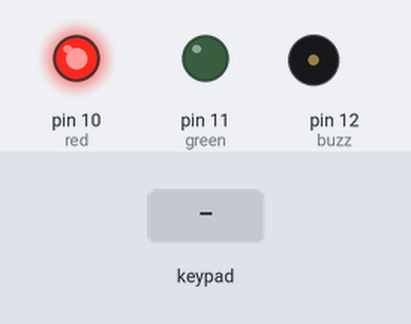
The sketch below on a simulated Arduino Uno, built with avr-gcc and run on an emulated ATmega328P. On the bench: output pins drawn as LEDs (lit = HIGH), buzzer (waves = sounding). Inputs (shaded band) come from the test bench. What the sketch prints to the serial monitor is not drawn.

Above: at 1.2 s.
1.3 s: keypad keys 1 5 2 0 pressed 0.4 s apart
At 5.3 s:
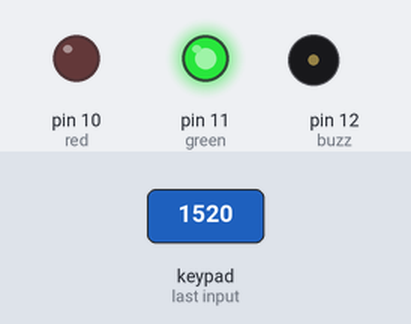
5.9 s: keypad keys 9 8 7 6 pressed 0.4 s apart
At 9.2 s:
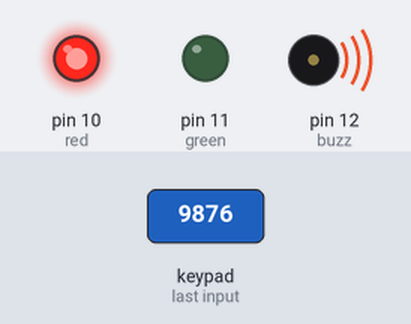
10.5 s: keypad keys 1 5 2 0 # pressed 0.4 s apart
At 13.25 s:
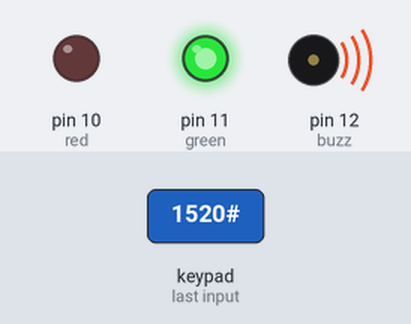
Timing chart, 0 to 16.3 s (numbered marks = the images above; inputs shaded):
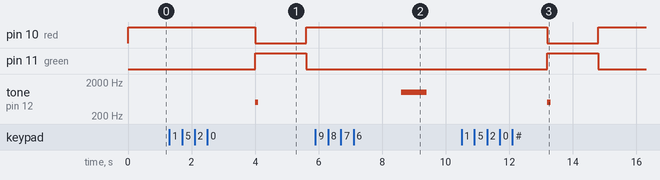

The sketch:

code.ino
```cpp
#include <Keypad.h>

const byte row=4;
const byte col=4;
const int red=10;
const int green=11;
const int buzz=12;

// Define the keymap
char numpad [row][col] = {
  {'1','2','3'},
  {'4','5','6'},
  {'7','8','9'},
  {'*','0','#'}
};

// Connect keypad ROW0, ROW1, ROW2, ROW3 to these Arduino pins
byte rowPin[row]={9,8,7,6};
// Connect keypad COL0, COL1, COL2, COL3 to these Arduino pins
byte colPin[col]={5,4,3,2};

// Define the password
String password = "1520";
String vstup ="";

// Create the Keypad
Keypad cKeypad = Keypad(makeKeymap (numpad), rowPin, colPin, row, col);

void setup()
{
  pinMode(red, OUTPUT);
  pinMode(green, OUTPUT);
  pinMode(buzz, OUTPUT);
  digitalWrite(red,HIGH);
  Serial.begin(9600);
  Serial.print("Enter Passcode: ");
}

void loop()
{
  char cKey=cKeypad.getKey();

  if(cKey){
    if(vstup.length()<4){
      Serial.print("*");
      vstup +=cKey;
    }
  }
  if (vstup.length()==4){
    delay(1500);
    if(password==vstup){
      Serial.println("\nEnter");
      digitalWrite(red,LOW);
      digitalWrite(green,HIGH);
      tone(buzz,500);
      delay(100);
      noTone(buzz);
    } else {
      Serial.println("\nWrong Passcode");
      digitalWrite(red, HIGH);
      digitalWrite(green,LOW);
      tone(buzz, 1000);
      delay(800);
      noTone(buzz);
    }
    delay(1500);
    vstup="";
    Serial.println("Enter Passcode:");
    digitalWrite(red,HIGH);
    digitalWrite(green,LOW);
  }
}
```

Measured:
- after the input at 1.3 s, pin 10 (red): HIGH → LOW after 2.7 s, → HIGH 1.6 s later; pin 11 (green): LOW → HIGH after 2.7 s, → LOW 1.6 s later; tone on pin 12 (buzz): silent → 500 Hz after 2.7 s, → silent 0.10 s later
- after the input at 5.9 s, tone on pin 12 (buzz): silent → 1000 Hz after 2.7 s, → silent 0.80 s later
- after the input at 10.5 s, pin 10 (red): HIGH → LOW after 2.7 s, → HIGH 1.6 s later; pin 11 (green): LOW → HIGH after 2.7 s, → LOW 1.6 s later; tone on pin 12 (buzz): silent → 500 Hz after 2.7 s, → silent 0.10 s later
